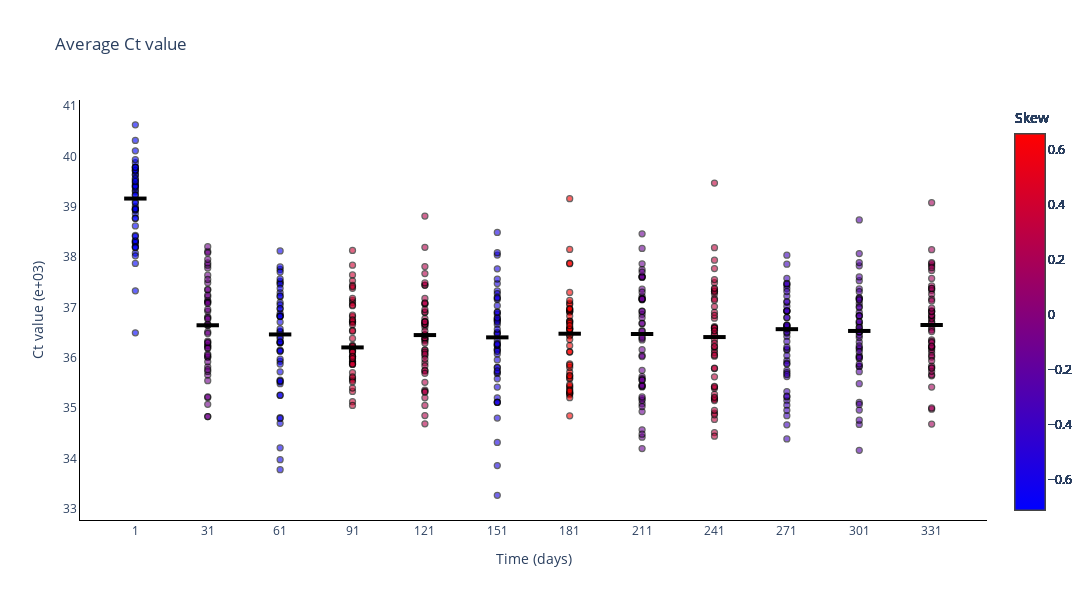

The cell this chart's notebook holds for it:
### Markdown cell above
### Plot Ct values for different experiments

### Code cell
fig = go.Figure()

skews = skew(np.mean(ct_values, axis=2), axis=0)

for _ in range(num_experiments):
    fig.add_trace(
        go.Scatter(
            y=np.mean(ct_values[_, :, :], axis=1).tolist(),
            x=sample_points,
            mode='markers',
            name='Average Ct value',
            marker_line=dict(width=1.25, color='black'),
            marker_color=skews,
            marker_colorscale='BlueRed',
            marker_colorbar_title=dict(
                text='Skew',
                side='top'),
            marker_opacity=0.6,
            marker_showscale=True,
            showlegend=False,
        )
    )

fig.add_trace(
    go.Scatter(
        y=np.median(np.mean(ct_values, axis=2), axis=0).tolist(),
        x=sample_points,
        mode='markers',
        name='Median Ct value',
        marker_color='black',
        marker_line=dict(width=4, color='black'),
        marker_symbol='line-ew',
        marker_size=16,
        showlegend=False,
    )
)

# Add axis labels
fig.update_layout(
    title='Average Ct value',
    width=1100, 
    height=600,
    plot_bgcolor='white',
    xaxis=dict(
        linecolor='black',
        tickvals=sample_points.tolist(),
        title = 'Time (days)'
        ),
    yaxis=dict(
        linecolor='black',
        title = 'Ct value (e+03)')
    #legend=dict(
    #    orientation="h",
    #    yanchor="bottom",
    #    y=1.02,
    #    xanchor="right",
    #    x=1
    #)
    )

fig.write_image('images/Ct_values.pdf')
fig.show()

### Figure 1 — Plotly figure (JSON) as saved in the notebook; plotly's stock layout.template omitted (floating-point values rounded to 4 significant figures)
{"data": [{"marker": {"color": [-0.71, -0.0987, -0.6391, 0.3919, 0.2589, -0.5769, 0.6563, -0.1324, 0.3336, -0.3618, -0.2471, 0.1739], "colorbar": {"title": {"side": "top", "text": "Skew"}}, "colorscale": [[0, "rgb(0,0,255)"], [1, "rgb(255,0,0)"]], "line": {"color": "black", "width": 1.25}, "opacity": 0.6, "showscale": true}, "mode": "markers", "name": "Average Ct value", "showlegend": false, "type": "scatter", "x": [1, 31, 61, 91, 121, 151, 181, 211, 241, 271, 301, 331], "y": [39.64, 36.82, 36.31, 36.15, 36.68, 35.69, 36.45, 34.43, 37.5, 36.16, 36.6, 37.87]}, {"marker": {"color": [-0.71, -0.0987, -0.6391, 0.3919, 0.2589, -0.5769, 0.6563, -0.1324, 0.3336, -0.3618, -0.2471, 0.1739], "colorbar": {"title": {"side": "top", "text": "Skew"}}, "colorscale": [[0, "rgb(0,0,255)"], [1, "rgb(255,0,0)"]], "line": {"color": "black", "width": 1.25}, "opacity": 0.6, "showscale": true}, "mode": "markers", "name": "Average Ct value", "showlegend": false, "type": "scatter", "x": [1, 31, 61, 91, 121, 151, 181, 211, 241, 271, 301, 331], "y": [39.73, 36.92, 35.56, 35.71, 36.34, 37.48, 36.6, 37.22, 36.47, 37.44, 36.67, 35.64]}, {"marker": {"color": [-0.71, -0.0987, -0.6391, 0.3919, 0.2589, -0.5769, 0.6563, -0.1324, 0.3336, -0.3618, -0.2471, 0.1739], "colorbar": {"title": {"side": "top", "text": "Skew"}}, "colorscale": [[0, "rgb(0,0,255)"], [1, "rgb(255,0,0)"]], "line": {"color": "black", "width": 1.25}, "opacity": 0.6, "showscale": true}, "mode": "markers", "name": "Average Ct value", "showlegend": false, "type": "scatter", "x": [1, 31, 61, 91, 121, 151, 181, 211, 241, 271, 301, 331], "y": [38.95, 35.82, 37.1, 37.53, 37.82, 36.79, 36.51, 35.63, 36.6, 35.75, 34.68, 39.08]}, {"marker": {"color": [-0.71, -0.0987, -0.6391, 0.3919, 0.2589, -0.5769, 0.6563, -0.1324, 0.3336, -0.3618, -0.2471, 0.1739], "colorbar": {"title": {"side": "top", "text": "Skew"}}, "colorscale": [[0, "rgb(0,0,255)"], [1, "rgb(255,0,0)"]], "line": {"color": "black", "width": 1.25}, "opacity": 0.6, "showscale": true}, "mode": "markers", "name": "Average Ct value", "showlegend": false, "type": "scatter", "x": [1, 31, 61, 91, 121, 151, 181, 211, 241, 271, 301, 331], "y": [38.62, 36.01, 36.84, 37.65, 36.37, 36.74, 34.85, 36.93, 35.62, 35.95, 36.9, 36.22]}, {"marker": {"color": [-0.71, -0.0987, -0.6391, 0.3919, 0.2589, -0.5769, 0.6563, -0.1324, 0.3336, -0.3618, -0.2471, 0.1739], "colorbar": {"title": {"side": "top", "text": "Skew"}}, "colorscale": [[0, "rgb(0,0,255)"], [1, "rgb(255,0,0)"]], "line": {"color": "black", "width": 1.25}, "opacity": 0.6, "showscale": true}, "mode": "markers", "name": "Average Ct value", "showlegend": false, "type": "scatter", "x": [1, 31, 61, 91, 121, 151, 181, 211, 241, 271, 301, 331], "y": [38.86, 37.64, 35.93, 36.01, 35.91, 36.9, 35.41, 36.87, 36.55, 36.8, 36.32, 37.38]}, {"marker": {"color": [-0.71, -0.0987, -0.6391, 0.3919, 0.2589, -0.5769, 0.6563, -0.1324, 0.3336, -0.3618, -0.2471, 0.1739], "colorbar": {"title": {"side": "top", "text": "Skew"}}, "colorscale": [[0, "rgb(0,0,255)"], [1, "rgb(255,0,0)"]], "line": {"color": "black", "width": 1.25}, "opacity": 0.6, "showscale": true}, "mode": "markers", "name": "Average Ct value", "showlegend": false, "type": "scatter", "x": [1, 31, 61, 91, 121, 151, 181, 211, 241, 271, 301, 331], "y": [38.21, 36.52, 37.3, 35.33, 37.44, 36.87, 36.92, 36.05, 34.52, 37.38, 37.37, 36.72]}, {"marker": {"color": [-0.71, -0.0987, -0.6391, 0.3919, 0.2589, -0.5769, 0.6563, -0.1324, 0.3336, -0.3618, -0.2471, 0.1739], "colorbar": {"title": {"side": "top", "text": "Skew"}}, "colorscale": [[0, "rgb(0,0,255)"], [1, "rgb(255,0,0)"]], "line": {"color": "black", "width": 1.25}, "opacity": 0.6, "showscale": true}, "mode": "markers", "name": "Average Ct value", "showlegend": false, "type": "scatter", "x": [1, 31, 61, 91, 121, 151, 181, 211, 241, 271, 301, 331], "y": [39.44, 36.02, 35.98, 37.14, 35.74, 36.34, 36.44, 37.15, 35.42, 35.15, 37.19, 36.36]}, {"marker": {"color": [-0.71, -0.0987, -0.6391, 0.3919, 0.2589, -0.5769, 0.6563, -0.1324, 0.3336, -0.3618, -0.2471, 0.1739], "colorbar": {"title": {"side": "top", "text": "Skew"}}, "colorscale": [[0, "rgb(0,0,255)"], [1, "rgb(255,0,0)"]], "line": {"color": "black", "width": 1.25}, "opacity": 0.6, "showscale": true}, "mode": "markers", "name": "Average Ct value", "showlegend": false, "type": "scatter", "x": [1, 31, 61, 91, 121, 151, 181, 211, 241, 271, 301, 331], "y": [38.95, 37.79, 36.53, 35.6, 36.15, 38.49, 37.3, 34.93, 37.32, 37.23, 37.53, 35.8]}, {"marker": {"color": [-0.71, -0.0987, -0.6391, 0.3919, 0.2589, -0.5769, 0.6563, -0.1324, 0.3336, -0.3618, -0.2471, 0.1739], "colorbar": {"title": {"side": "top", "text": "Skew"}}, "colorscale": [[0, "rgb(0,0,255)"], [1, "rgb(255,0,0)"]], "line": {"color": "black", "width": 1.25}, "opacity": 0.6, "showscale": true}, "mode": "markers", "name": "Average Ct value", "showlegend": false, "type": "scatter", "x": [1, 31, 61, 91, 121, 151, 181, 211, 241, 271, 301, 331], "y": [39.79, 35.21, 36.97, 35.56, 38.2, 38.04, 35.3, 35.19, 36.62, 35.23, 37.83, 34.98]}, {"marker": {"color": [-0.71, -0.0987, -0.6391, 0.3919, 0.2589, -0.5769, 0.6563, -0.1324, 0.3336, -0.3618, -0.2471, 0.1739], "colorbar": {"title": {"side": "top", "text": "Skew"}}, "colorscale": [[0, "rgb(0,0,255)"], [1, "rgb(255,0,0)"]], "line": {"color": "black", "width": 1.25}, "opacity": 0.6, "showscale": true}, "mode": "markers", "name": "Average Ct value", "showlegend": false, "type": "scatter", "x": [1, 31, 61, 91, 121, 151, 181, 211, 241, 271, 301, 331], "y": [39.64, 38.11, 36.42, 36.82, 35.36, 37.77, 35.65, 35.59, 37.27, 36.05, 36.83, 36.92]}, {"marker": {"color": [-0.71, -0.0987, -0.6391, 0.3919, 0.2589, -0.5769, 0.6563, -0.1324, 0.3336, -0.3618, -0.2471, 0.1739], "colorbar": {"title": {"side": "top", "text": "Skew"}}, "colorscale": [[0, "rgb(0,0,255)"], [1, "rgb(255,0,0)"]], "line": {"color": "black", "width": 1.25}, "opacity": 0.6, "showscale": true}, "mode": "markers", "name": "Average Ct value", "showlegend": false, "type": "scatter", "x": [1, 31, 61, 91, 121, 151, 181, 211, 241, 271, 301, 331], "y": [39.41, 37.84, 35.88, 36.73, 36.4, 34.81, 35.58, 38.47, 38.19, 36.59, 35.83, 34.69]}, {"marker": {"color": [-0.71, -0.0987, -0.6391, 0.3919, 0.2589, -0.5769, 0.6563, -0.1324, 0.3336, -0.3618, -0.2471, 0.1739], "colorbar": {"title": {"side": "top", "text": "Skew"}}, "colorscale": [[0, "rgb(0,0,255)"], [1, "rgb(255,0,0)"]], "line": {"color": "black", "width": 1.25}, "opacity": 0.6, "showscale": true}, "mode": "markers", "name": "Average Ct value", "showlegend": false, "type": "scatter", "x": [1, 31, 61, 91, 121, 151, 181, 211, 241, 271, 301, 331], "y": [39.88, 37.14, 37.49, 36.71, 34.86, 36.24, 35.88, 37.87, 39.47, 36.93, 36.55, 35.67]}, {"marker": {"color": [-0.71, -0.0987, -0.6391, 0.3919, 0.2589, -0.5769, 0.6563, -0.1324, 0.3336, -0.3618, -0.2471, 0.1739], "colorbar": {"title": {"side": "top", "text": "Skew"}}, "colorscale": [[0, "rgb(0,0,255)"], [1, "rgb(255,0,0)"]], "line": {"color": "black", "width": 1.25}, "opacity": 0.6, "showscale": true}, "mode": "markers", "name": "Average Ct value", "showlegend": false, "type": "scatter", "x": [1, 31, 61, 91, 121, 151, 181, 211, 241, 271, 301, 331], "y": [39.01, 36.34, 36.51, 37.1, 36.62, 36.49, 35.72, 36.92, 37.94, 34.85, 35.83, 35.01]}, {"marker": {"color": [-0.71, -0.0987, -0.6391, 0.3919, 0.2589, -0.5769, 0.6563, -0.1324, 0.3336, -0.3618, -0.2471, 0.1739], "colorbar": {"title": {"side": "top", "text": "Skew"}}, "colorscale": [[0, "rgb(0,0,255)"], [1, "rgb(255,0,0)"]], "line": {"color": "black", "width": 1.25}, "opacity": 0.6, "showscale": true}, "mode": "markers", "name": "Average Ct value", "showlegend": false, "type": "scatter", "x": [1, 31, 61, 91, 121, 151, 181, 211, 241, 271, 301, 331], "y": [40.11, 38.09, 35.26, 36.85, 34.69, 37.04, 36.74, 36.36, 37.02, 38.04, 35.12, 37.43]}, {"marker": {"color": [-0.71, -0.0987, -0.6391, 0.3919, 0.2589, -0.5769, 0.6563, -0.1324, 0.3336, -0.3618, -0.2471, 0.1739], "colorbar": {"title": {"side": "top", "text": "Skew"}}, "colorscale": [[0, "rgb(0,0,255)"], [1, "rgb(255,0,0)"]], "line": {"color": "black", "width": 1.25}, "opacity": 0.6, "showscale": true}, "mode": "markers", "name": "Average Ct value", "showlegend": false, "type": "scatter", "x": [1, 31, 61, 91, 121, 151, 181, 211, 241, 271, 301, 331], "y": [39.48, 36.24, 36.83, 37.05, 36.9, 38.09, 37.09, 34.57, 36.79, 37.48, 36.84, 36.8]}, {"marker": {"color": [-0.71, -0.0987, -0.6391, 0.3919, 0.2589, -0.5769, 0.6563, -0.1324, 0.3336, -0.3618, -0.2471, 0.1739], "colorbar": {"title": {"side": "top", "text": "Skew"}}, "colorscale": [[0, "rgb(0,0,255)"], [1, "rgb(255,0,0)"]], "line": {"color": "black", "width": 1.25}, "opacity": 0.6, "showscale": true}, "mode": "markers", "name": "Average Ct value", "showlegend": false, "type": "scatter", "x": [1, 31, 61, 91, 121, 151, 181, 211, 241, 271, 301, 331], "y": [37.33, 35.66, 37.52, 35.94, 37.45, 36.51, 35.31, 36.54, 36.9, 35.71, 38.74, 36.7]}, {"marker": {"color": [-0.71, -0.0987, -0.6391, 0.3919, 0.2589, -0.5769, 0.6563, -0.1324, 0.3336, -0.3618, -0.2471, 0.1739], "colorbar": {"title": {"side": "top", "text": "Skew"}}, "colorscale": [[0, "rgb(0,0,255)"], [1, "rgb(255,0,0)"]], "line": {"color": "black", "width": 1.25}, "opacity": 0.6, "showscale": true}, "mode": "markers", "name": "Average Ct value", "showlegend": false, "type": "scatter", "x": [1, 31, 61, 91, 121, 151, 181, 211, 241, 271, 301, 331], "y": [38.32, 36.64, 36.3, 35.93, 35.84, 36.17, 39.16, 35.42, 36.6, 35.06, 36.2, 36.11]}, {"marker": {"color": [-0.71, -0.0987, -0.6391, 0.3919, 0.2589, -0.5769, 0.6563, -0.1324, 0.3336, -0.3618, -0.2471, 0.1739], "colorbar": {"title": {"side": "top", "text": "Skew"}}, "colorscale": [[0, "rgb(0,0,255)"], [1, "rgb(255,0,0)"]], "line": {"color": "black", "width": 1.25}, "opacity": 0.6, "showscale": true}, "mode": "markers", "name": "Average Ct value", "showlegend": false, "type": "scatter", "x": [1, 31, 61, 91, 121, 151, 181, 211, 241, 271, 301, 331], "y": [38.3, 36.25, 36.14, 36.25, 37.67, 36.16, 36.71, 35.44, 35.2, 36.64, 35.49, 37.58]}, {"marker": {"color": [-0.71, -0.0987, -0.6391, 0.3919, 0.2589, -0.5769, 0.6563, -0.1324, 0.3336, -0.3618, -0.2471, 0.1739], "colorbar": {"title": {"side": "top", "text": "Skew"}}, "colorscale": [[0, "rgb(0,0,255)"], [1, "rgb(255,0,0)"]], "line": {"color": "black", "width": 1.25}, "opacity": 0.6, "showscale": true}, "mode": "markers", "name": "Average Ct value", "showlegend": false, "type": "scatter", "x": [1, 31, 61, 91, 121, 151, 181, 211, 241, 271, 301, 331], "y": [39.3, 36.96, 34.81, 36.15, 36.05, 35.42, 37.06, 35.47, 36.16, 37.32, 34.76, 36.78]}, {"marker": {"color": [-0.71, -0.0987, -0.6391, 0.3919, 0.2589, -0.5769, 0.6563, -0.1324, 0.3336, -0.3618, -0.2471, 0.1739], "colorbar": {"title": {"side": "top", "text": "Skew"}}, "colorscale": [[0, "rgb(0,0,255)"], [1, "rgb(255,0,0)"]], "line": {"color": "black", "width": 1.25}, "opacity": 0.6, "showscale": true}, "mode": "markers", "name": "Average Ct value", "showlegend": false, "type": "scatter", "x": [1, 31, 61, 91, 121, 151, 181, 211, 241, 271, 301, 331], "y": [39.78, 37.11, 35.25, 35.13, 36.78, 35.59, 36.57, 37.16, 35.18, 34.96, 38.07, 36.6]}, {"marker": {"color": [-0.71, -0.0987, -0.6391, 0.3919, 0.2589, -0.5769, 0.6563, -0.1324, 0.3336, -0.3618, -0.2471, 0.1739], "colorbar": {"title": {"side": "top", "text": "Skew"}}, "colorscale": [[0, "rgb(0,0,255)"], [1, "rgb(255,0,0)"]], "line": {"color": "black", "width": 1.25}, "opacity": 0.6, "showscale": true}, "mode": "markers", "name": "Average Ct value", "showlegend": false, "type": "scatter", "x": [1, 31, 61, 91, 121, 151, 181, 211, 241, 271, 301, 331], "y": [38.43, 36.49, 38.13, 36.72, 36.72, 37.33, 36.12, 35.75, 37.77, 36.43, 36.4, 37.34]}, {"marker": {"color": [-0.71, -0.0987, -0.6391, 0.3919, 0.2589, -0.5769, 0.6563, -0.1324, 0.3336, -0.3618, -0.2471, 0.1739], "colorbar": {"title": {"side": "top", "text": "Skew"}}, "colorscale": [[0, "rgb(0,0,255)"], [1, "rgb(255,0,0)"]], "line": {"color": "black", "width": 1.25}, "opacity": 0.6, "showscale": true}, "mode": "markers", "name": "Average Ct value", "showlegend": false, "type": "scatter", "x": [1, 31, 61, 91, 121, 151, 181, 211, 241, 271, 301, 331], "y": [38.08, 35.08, 36.89, 35.62, 36.16, 36.67, 36.37, 35.09, 37.36, 36.33, 37.08, 37.74]}, {"marker": {"color": [-0.71, -0.0987, -0.6391, 0.3919, 0.2589, -0.5769, 0.6563, -0.1324, 0.3336, -0.3618, -0.2471, 0.1739], "colorbar": {"title": {"side": "top", "text": "Skew"}}, "colorscale": [[0, "rgb(0,0,255)"], [1, "rgb(255,0,0)"]], "line": {"color": "black", "width": 1.25}, "opacity": 0.6, "showscale": true}, "mode": "markers", "name": "Average Ct value", "showlegend": false, "type": "scatter", "x": [1, 31, 61, 91, 121, 151, 181, 211, 241, 271, 301, 331], "y": [39.71, 36.66, 36.15, 35.06, 37.07, 37.16, 35.61, 35.16, 36.03, 35.63, 37.02, 36.02]}, {"marker": {"color": [-0.71, -0.0987, -0.6391, 0.3919, 0.2589, -0.5769, 0.6563, -0.1324, 0.3336, -0.3618, -0.2471, 0.1739], "colorbar": {"title": {"side": "top", "text": "Skew"}}, "colorscale": [[0, "rgb(0,0,255)"], [1, "rgb(255,0,0)"]], "line": {"color": "black", "width": 1.25}, "opacity": 0.6, "showscale": true}, "mode": "markers", "name": "Average Ct value", "showlegend": false, "type": "scatter", "x": [1, 31, 61, 91, 121, 151, 181, 211, 241, 271, 301, 331], "y": [40.63, 37.11, 36.58, 36.03, 37.08, 37.28, 35.27, 36.68, 36.1, 36.63, 36.51, 36.16]}, {"marker": {"color": [-0.71, -0.0987, -0.6391, 0.3919, 0.2589, -0.5769, 0.6563, -0.1324, 0.3336, -0.3618, -0.2471, 0.1739], "colorbar": {"title": {"side": "top", "text": "Skew"}}, "colorscale": [[0, "rgb(0,0,255)"], [1, "rgb(255,0,0)"]], "line": {"color": "black", "width": 1.25}, "opacity": 0.6, "showscale": true}, "mode": "markers", "name": "Average Ct value", "showlegend": false, "type": "scatter", "x": [1, 31, 61, 91, 121, 151, 181, 211, 241, 271, 301, 331], "y": [39.1, 36.79, 37.46, 35.53, 35.52, 35.12, 36.12, 37.75, 35.79, 36.56, 34.97, 36.33]}, {"marker": {"color": [-0.71, -0.0987, -0.6391, 0.3919, 0.2589, -0.5769, 0.6563, -0.1324, 0.3336, -0.3618, -0.2471, 0.1739], "colorbar": {"title": {"side": "top", "text": "Skew"}}, "colorscale": [[0, "rgb(0,0,255)"], [1, "rgb(255,0,0)"]], "line": {"color": "black", "width": 1.25}, "opacity": 0.6, "showscale": true}, "mode": "markers", "name": "Average Ct value", "showlegend": false, "type": "scatter", "x": [1, 31, 61, 91, 121, 151, 181, 211, 241, 271, 301, 331], "y": [38.28, 37.08, 36.31, 36.03, 36.29, 35.71, 37.14, 36.53, 36.36, 36.93, 36.71, 36.84]}, {"marker": {"color": [-0.71, -0.0987, -0.6391, 0.3919, 0.2589, -0.5769, 0.6563, -0.1324, 0.3336, -0.3618, -0.2471, 0.1739], "colorbar": {"title": {"side": "top", "text": "Skew"}}, "colorscale": [[0, "rgb(0,0,255)"], [1, "rgb(255,0,0)"]], "line": {"color": "black", "width": 1.25}, "opacity": 0.6, "showscale": true}, "mode": "markers", "name": "Average Ct value", "showlegend": false, "type": "scatter", "x": [1, 31, 61, 91, 121, 151, 181, 211, 241, 271, 301, 331], "y": [39.33, 36.3, 37.22, 36.76, 35.75, 36.25, 37.88, 37.61, 35.15, 35.33, 36.02, 37.27]}, {"marker": {"color": [-0.71, -0.0987, -0.6391, 0.3919, 0.2589, -0.5769, 0.6563, -0.1324, 0.3336, -0.3618, -0.2471, 0.1739], "colorbar": {"title": {"side": "top", "text": "Skew"}}, "colorscale": [[0, "rgb(0,0,255)"], [1, "rgb(255,0,0)"]], "line": {"color": "black", "width": 1.25}, "opacity": 0.6, "showscale": true}, "mode": "markers", "name": "Average Ct value", "showlegend": false, "type": "scatter", "x": [1, 31, 61, 91, 121, 151, 181, 211, 241, 271, 301, 331], "y": [38.33, 37.89, 37.76, 36.22, 35.06, 35.96, 35.44, 35.23, 37.33, 36.8, 35.98, 35.73]}, {"marker": {"color": [-0.71, -0.0987, -0.6391, 0.3919, 0.2589, -0.5769, 0.6563, -0.1324, 0.3336, -0.3618, -0.2471, 0.1739], "colorbar": {"title": {"side": "top", "text": "Skew"}}, "colorscale": [[0, "rgb(0,0,255)"], [1, "rgb(255,0,0)"]], "line": {"color": "black", "width": 1.25}, "opacity": 0.6, "showscale": true}, "mode": "markers", "name": "Average Ct value", "showlegend": false, "type": "scatter", "x": [1, 31, 61, 91, 121, 151, 181, 211, 241, 271, 301, 331], "y": [39.08, 36.2, 37.06, 36.2, 36.45, 36.08, 35.47, 37.36, 37.18, 36.49, 35.08, 36.56]}, {"marker": {"color": [-0.71, -0.0987, -0.6391, 0.3919, 0.2589, -0.5769, 0.6563, -0.1324, 0.3336, -0.3618, -0.2471, 0.1739], "colorbar": {"title": {"side": "top", "text": "Skew"}}, "colorscale": [[0, "rgb(0,0,255)"], [1, "rgb(255,0,0)"]], "line": {"color": "black", "width": 1.25}, "opacity": 0.6, "showscale": true}, "mode": "markers", "name": "Average Ct value", "showlegend": false, "type": "scatter", "x": [1, 31, 61, 91, 121, 151, 181, 211, 241, 271, 301, 331], "y": [39.39, 36.67, 34.7, 37.04, 35.21, 36.13, 38.16, 37.6, 34.78, 36.51, 36.04, 36.85]}, {"marker": {"color": [-0.71, -0.0987, -0.6391, 0.3919, 0.2589, -0.5769, 0.6563, -0.1324, 0.3336, -0.3618, -0.2471, 0.1739], "colorbar": {"title": {"side": "top", "text": "Skew"}}, "colorscale": [[0, "rgb(0,0,255)"], [1, "rgb(255,0,0)"]], "line": {"color": "black", "width": 1.25}, "opacity": 0.6, "showscale": true}, "mode": "markers", "name": "Average Ct value", "showlegend": false, "type": "scatter", "x": [1, 31, 61, 91, 121, 151, 181, 211, 241, 271, 301, 331], "y": [39.53, 35.92, 34.8, 37.18, 36.4, 37.21, 37.87, 37.18, 36.22, 37.58, 37.0, 35.84]}, {"marker": {"color": [-0.71, -0.0987, -0.6391, 0.3919, 0.2589, -0.5769, 0.6563, -0.1324, 0.3336, -0.3618, -0.2471, 0.1739], "colorbar": {"title": {"side": "top", "text": "Skew"}}, "colorscale": [[0, "rgb(0,0,255)"], [1, "rgb(255,0,0)"]], "line": {"color": "black", "width": 1.25}, "opacity": 0.6, "showscale": true}, "mode": "markers", "name": "Average Ct value", "showlegend": false, "type": "scatter", "x": [1, 31, 61, 91, 121, 151, 181, 211, 241, 271, 301, 331], "y": [39.94, 35.55, 37.81, 37.44, 37.18, 36.47, 35.29, 35.56, 35.4, 35.24, 36.45, 36.23]}, {"marker": {"color": [-0.71, -0.0987, -0.6391, 0.3919, 0.2589, -0.5769, 0.6563, -0.1324, 0.3336, -0.3618, -0.2471, 0.1739], "colorbar": {"title": {"side": "top", "text": "Skew"}}, "colorscale": [[0, "rgb(0,0,255)"], [1, "rgb(255,0,0)"]], "line": {"color": "black", "width": 1.25}, "opacity": 0.6, "showscale": true}, "mode": "markers", "name": "Average Ct value", "showlegend": false, "type": "scatter", "x": [1, 31, 61, 91, 121, 151, 181, 211, 241, 271, 301, 331], "y": [39.41, 35.73, 36.13, 36.12, 36.45, 36.76, 35.64, 34.2, 36.59, 35.9, 36.01, 36.2]}, {"marker": {"color": [-0.71, -0.0987, -0.6391, 0.3919, 0.2589, -0.5769, 0.6563, -0.1324, 0.3336, -0.3618, -0.2471, 0.1739], "colorbar": {"title": {"side": "top", "text": "Skew"}}, "colorscale": [[0, "rgb(0,0,255)"], [1, "rgb(255,0,0)"]], "line": {"color": "black", "width": 1.25}, "opacity": 0.6, "showscale": true}, "mode": "markers", "name": "Average Ct value", "showlegend": false, "type": "scatter", "x": [1, 31, 61, 91, 121, 151, 181, 211, 241, 271, 301, 331], "y": [38.42, 34.83, 34.22, 36.54, 37.49, 37.19, 36.93, 37.62, 36.84, 36.94, 36.18, 36.93]}, {"marker": {"color": [-0.71, -0.0987, -0.6391, 0.3919, 0.2589, -0.5769, 0.6563, -0.1324, 0.3336, -0.3618, -0.2471, 0.1739], "colorbar": {"title": {"side": "top", "text": "Skew"}}, "colorscale": [[0, "rgb(0,0,255)"], [1, "rgb(255,0,0)"]], "line": {"color": "black", "width": 1.25}, "opacity": 0.6, "showscale": true}, "mode": "markers", "name": "Average Ct value", "showlegend": false, "type": "scatter", "x": [1, 31, 61, 91, 121, 151, 181, 211, 241, 271, 301, 331], "y": [39.57, 36.31, 37.57, 36.67, 36.46, 36.29, 35.37, 36.03, 35.8, 37.03, 37.89, 37.83]}, {"marker": {"color": [-0.71, -0.0987, -0.6391, 0.3919, 0.2589, -0.5769, 0.6563, -0.1324, 0.3336, -0.3618, -0.2471, 0.1739], "colorbar": {"title": {"side": "top", "text": "Skew"}}, "colorscale": [[0, "rgb(0,0,255)"], [1, "rgb(255,0,0)"]], "line": {"color": "black", "width": 1.25}, "opacity": 0.6, "showscale": true}, "mode": "markers", "name": "Average Ct value", "showlegend": false, "type": "scatter", "x": [1, 31, 61, 91, 121, 151, 181, 211, 241, 271, 301, 331], "y": [39.24, 38.21, 36.38, 36.12, 36.67, 35.81, 36.73, 37.61, 34.45, 36.58, 36.83, 36.31]}, {"marker": {"color": [-0.71, -0.0987, -0.6391, 0.3919, 0.2589, -0.5769, 0.6563, -0.1324, 0.3336, -0.3618, -0.2471, 0.1739], "colorbar": {"title": {"side": "top", "text": "Skew"}}, "colorscale": [[0, "rgb(0,0,255)"], [1, "rgb(255,0,0)"]], "line": {"color": "black", "width": 1.25}, "opacity": 0.6, "showscale": true}, "mode": "markers", "name": "Average Ct value", "showlegend": false, "type": "scatter", "x": [1, 31, 61, 91, 121, 151, 181, 211, 241, 271, 301, 331], "y": [39.73, 35.23, 33.78, 36.53, 35.33, 34.32, 36.91, 35.44, 37.56, 36.65, 36.52, 35.8]}, {"marker": {"color": [-0.71, -0.0987, -0.6391, 0.3919, 0.2589, -0.5769, 0.6563, -0.1324, 0.3336, -0.3618, -0.2471, 0.1739], "colorbar": {"title": {"side": "top", "text": "Skew"}}, "colorscale": [[0, "rgb(0,0,255)"], [1, "rgb(255,0,0)"]], "line": {"color": "black", "width": 1.25}, "opacity": 0.6, "showscale": true}, "mode": "markers", "name": "Average Ct value", "showlegend": false, "type": "scatter", "x": [1, 31, 61, 91, 121, 151, 181, 211, 241, 271, 301, 331], "y": [39.78, 37.22, 37.38, 36.39, 36.67, 36.57, 36.24, 35.04, 35.28, 36.94, 37.17, 36.92]}, {"marker": {"color": [-0.71, -0.0987, -0.6391, 0.3919, 0.2589, -0.5769, 0.6563, -0.1324, 0.3336, -0.3618, -0.2471, 0.1739], "colorbar": {"title": {"side": "top", "text": "Skew"}}, "colorscale": [[0, "rgb(0,0,255)"], [1, "rgb(255,0,0)"]], "line": {"color": "black", "width": 1.25}, "opacity": 0.6, "showscale": true}, "mode": "markers", "name": "Average Ct value", "showlegend": false, "type": "scatter", "x": [1, 31, 61, 91, 121, 151, 181, 211, 241, 271, 301, 331], "y": [38.93, 37.96, 36.83, 36.03, 37.09, 37.57, 35.34, 36.42, 34.9, 36.62, 35.73, 36.05]}, {"marker": {"color": [-0.71, -0.0987, -0.6391, 0.3919, 0.2589, -0.5769, 0.6563, -0.1324, 0.3336, -0.3618, -0.2471, 0.1739], "colorbar": {"title": {"side": "top", "text": "Skew"}}, "colorscale": [[0, "rgb(0,0,255)"], [1, "rgb(255,0,0)"]], "line": {"color": "black", "width": 1.25}, "opacity": 0.6, "showscale": true}, "mode": "markers", "name": "Average Ct value", "showlegend": false, "type": "scatter", "x": [1, 31, 61, 91, 121, 151, 181, 211, 241, 271, 301, 331], "y": [39.23, 37.35, 37.71, 36.24, 35.69, 36.71, 36.83, 37.71, 36.05, 36.65, 36.12, 37.17]}, {"marker": {"color": [-0.71, -0.0987, -0.6391, 0.3919, 0.2589, -0.5769, 0.6563, -0.1324, 0.3336, -0.3618, -0.2471, 0.1739], "colorbar": {"title": {"side": "top", "text": "Skew"}}, "colorscale": [[0, "rgb(0,0,255)"], [1, "rgb(255,0,0)"]], "line": {"color": "black", "width": 1.25}, "opacity": 0.6, "showscale": true}, "mode": "markers", "name": "Average Ct value", "showlegend": false, "type": "scatter", "x": [1, 31, 61, 91, 121, 151, 181, 211, 241, 271, 301, 331], "y": [38.21, 36.19, 35.72, 35.9, 36.91, 35.81, 35.21, 36.16, 36.47, 37.47, 37.19, 37.38]}, {"marker": {"color": [-0.71, -0.0987, -0.6391, 0.3919, 0.2589, -0.5769, 0.6563, -0.1324, 0.3336, -0.3618, -0.2471, 0.1739], "colorbar": {"title": {"side": "top", "text": "Skew"}}, "colorscale": [[0, "rgb(0,0,255)"], [1, "rgb(255,0,0)"]], "line": {"color": "black", "width": 1.25}, "opacity": 0.6, "showscale": true}, "mode": "markers", "name": "Average Ct value", "showlegend": false, "type": "scatter", "x": [1, 31, 61, 91, 121, 151, 181, 211, 241, 271, 301, 331], "y": [38.96, 36.08, 36.82, 35.88, 35.32, 35.74, 36.69, 38.17, 37.38, 35.88, 36.52, 35.42]}, {"marker": {"color": [-0.71, -0.0987, -0.6391, 0.3919, 0.2589, -0.5769, 0.6563, -0.1324, 0.3336, -0.3618, -0.2471, 0.1739], "colorbar": {"title": {"side": "top", "text": "Skew"}}, "colorscale": [[0, "rgb(0,0,255)"], [1, "rgb(255,0,0)"]], "line": {"color": "black", "width": 1.25}, "opacity": 0.6, "showscale": true}, "mode": "markers", "name": "Average Ct value", "showlegend": false, "type": "scatter", "x": [1, 31, 61, 91, 121, 151, 181, 211, 241, 271, 301, 331], "y": [36.5, 34.83, 36.98, 37.84, 36.11, 35.21, 36.58, 36.39, 34.87, 36.17, 35.88, 37.13]}, {"marker": {"color": [-0.71, -0.0987, -0.6391, 0.3919, 0.2589, -0.5769, 0.6563, -0.1324, 0.3336, -0.3618, -0.2471, 0.1739], "colorbar": {"title": {"side": "top", "text": "Skew"}}, "colorscale": [[0, "rgb(0,0,255)"], [1, "rgb(255,0,0)"]], "line": {"color": "black", "width": 1.25}, "opacity": 0.6, "showscale": true}, "mode": "markers", "name": "Average Ct value", "showlegend": false, "type": "scatter", "x": [1, 31, 61, 91, 121, 151, 181, 211, 241, 271, 301, 331], "y": [38.03, 37.25, 35.49, 35.87, 36.72, 33.27, 36.96, 36.68, 35.43, 37.86, 36.24, 37.89]}, {"marker": {"color": [-0.71, -0.0987, -0.6391, 0.3919, 0.2589, -0.5769, 0.6563, -0.1324, 0.3336, -0.3618, -0.2471, 0.1739], "colorbar": {"title": {"side": "top", "text": "Skew"}}, "colorscale": [[0, "rgb(0,0,255)"], [1, "rgb(255,0,0)"]], "line": {"color": "black", "width": 1.25}, "opacity": 0.6, "showscale": true}, "mode": "markers", "name": "Average Ct value", "showlegend": false, "type": "scatter", "x": [1, 31, 61, 91, 121, 151, 181, 211, 241, 271, 301, 331], "y": [38.78, 36.05, 35.53, 35.87, 36.96, 33.86, 36.57, 37.17, 35.22, 37.11, 36.61, 38.15]}, {"marker": {"color": [-0.71, -0.0987, -0.6391, 0.3919, 0.2589, -0.5769, 0.6563, -0.1324, 0.3336, -0.3618, -0.2471, 0.1739], "colorbar": {"title": {"side": "top", "text": "Skew"}}, "colorscale": [[0, "rgb(0,0,255)"], [1, "rgb(255,0,0)"]], "line": {"color": "black", "width": 1.25}, "opacity": 0.6, "showscale": true}, "mode": "markers", "name": "Average Ct value", "showlegend": false, "type": "scatter", "x": [1, 31, 61, 91, 121, 151, 181, 211, 241, 271, 301, 331], "y": [37.88, 37.36, 35.54, 38.13, 36.08, 35.11, 36.96, 37.17, 34.96, 36.21, 37.15, 36.52]}, {"marker": {"color": [-0.71, -0.0987, -0.6391, 0.3919, 0.2589, -0.5769, 0.6563, -0.1324, 0.3336, -0.3618, -0.2471, 0.1739], "colorbar": {"title": {"side": "top", "text": "Skew"}}, "colorscale": [[0, "rgb(0,0,255)"], [1, "rgb(255,0,0)"]], "line": {"color": "black", "width": 1.25}, "opacity": 0.6, "showscale": true}, "mode": "markers", "name": "Average Ct value", "showlegend": false, "type": "scatter", "x": [1, 31, 61, 91, 121, 151, 181, 211, 241, 271, 301, 331], "y": [39.51, 36.78, 37.23, 35.4, 36.72, 36.8, 35.81, 36.8, 36.3, 37.12, 36.72, 35.94]}, {"marker": {"color": [-0.71, -0.0987, -0.6391, 0.3919, 0.2589, -0.5769, 0.6563, -0.1324, 0.3336, -0.3618, -0.2471, 0.1739], "colorbar": {"title": {"side": "top", "text": "Skew"}}, "colorscale": [[0, "rgb(0,0,255)"], [1, "rgb(255,0,0)"]], "line": {"color": "black", "width": 1.25}, "opacity": 0.6, "showscale": true}, "mode": "markers", "name": "Average Ct value", "showlegend": false, "type": "scatter", "x": [1, 31, 61, 91, 121, 151, 181, 211, 241, 271, 301, 331], "y": [38.77, 37.49, 33.98, 35.99, 35.98, 35.12, 36.98, 37.31, 36.23, 34.67, 37.61, 37.79]}, {"marker": {"color": [-0.71, -0.0987, -0.6391, 0.3919, 0.2589, -0.5769, 0.6563, -0.1324, 0.3336, -0.3618, -0.2471, 0.1739], "colorbar": {"title": {"side": "top", "text": "Skew"}}, "colorscale": [[0, "rgb(0,0,255)"], [1, "rgb(255,0,0)"]], "line": {"color": "black", "width": 1.25}, "opacity": 0.6, "showscale": true}, "mode": "markers", "name": "Average Ct value", "showlegend": false, "type": "scatter", "x": [1, 31, 61, 91, 121, 151, 181, 211, 241, 271, 301, 331], "y": [40.32, 35.77, 36.71, 37.38, 36.53, 36.27, 36.64, 34.49, 37.15, 35.67, 37.32, 36.24]}, {"marker": {"color": [-0.71, -0.0987, -0.6391, 0.3919, 0.2589, -0.5769, 0.6563, -0.1324, 0.3336, -0.3618, -0.2471, 0.1739], "colorbar": {"title": {"side": "top", "text": "Skew"}}, "colorscale": [[0, "rgb(0,0,255)"], [1, "rgb(255,0,0)"]], "line": {"color": "black", "width": 1.25}, "opacity": 0.6, "showscale": true}, "mode": "markers", "name": "Average Ct value", "showlegend": false, "type": "scatter", "x": [1, 31, 61, 91, 121, 151, 181, 211, 241, 271, 301, 331], "y": [38.19, 37.56, 36.32, 37.42, 38.82, 36.91, 35.85, 35.56, 36.54, 34.39, 34.17, 36.99]}, {"marker": {"color": "black", "line": {"color": "black", "width": 4}, "size": 16, "symbol": "line-ew"}, "mode": "markers", "name": "Median Ct value", "showlegend": false, "type": "scatter", "x": [1, 31, 61, 91, 121, 151, 181, 211, 241, 271, 301, 331], "y": [39.17, 36.65, 36.47, 36.21, 36.45, 36.41, 36.48, 36.47, 36.41, 36.57, 36.54, 36.65]}], "layout": {"height": 600, "plot_bgcolor": "white", "title": {"text": "Average Ct value"}, "width": 1100, "xaxis": {"linecolor": "black", "tickvals": [1, 31, 61, 91, 121, 151, 181, 211, 241, 271, 301, 331], "title": {"text": "Time (days)"}}, "yaxis": {"linecolor": "black", "title": {"text": "Ct value (e+03)"}}}}
